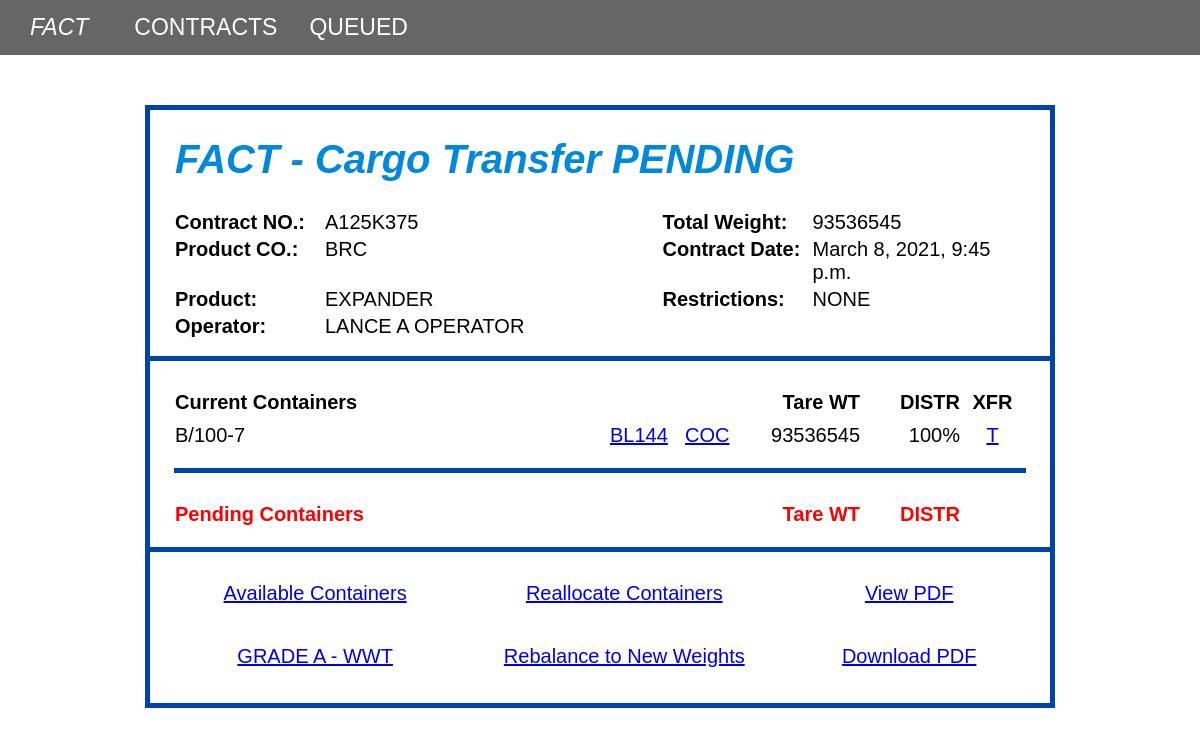
The page /contract/2/pending on the database its author committed.
### contracts/models.py (models this page shows, shortened)
class Contract(models.Model):
    contract_number = models.CharField(max_length=10)
    company_code = models.CharField(max_length=3)
    product = models.CharField(max_length=25)
    operator = models.CharField(max_length=50)
    total_weight = models.PositiveIntegerField()
    contract_date = models.DateTimeField(default=timezone.now)
    restrictions = models.CharField(max_length=20)
    curr_containers = models.JSONField()
    pend_containers = models.JSONField(null=True, blank=True)
    contract_date_updated_at = models.DateTimeField(auto_now=True)

### pages/views.py (the view)
# urls.py: path("contract/<int:pk>/pending", ContractPendingDetailView.as_view(), name="pending"),
class ContractPendingDetailView(DetailView):
    model = Contract
    template_name = 'pending.html'

### templates/pending.html (shortened to what this page needs)
{% extends 'base.html' %}
{% block content %}
<div id="__pending">
  <h1 id="title">FACT - Cargo Transfer PENDING</h1>
  <section id="contract-info">
    <div class="info-field">
      <p><b>Contract NO.:</b></p>
      <p>{{ contract.contract_number }}</p>
    </div>
    <div class="info-field">
      <p><b>Total Weight:</b></p>
      <p>{{ contract.total_weight }}</p>
    </div>
    <div class="info-field">
      <p><b>Product CO.:</b></p>
      <p>{{ contract.company_code }}</p>
    </div>
    <div class="info-field">
      <p><b>Contract Date:</b></p>
      <p>{{ contract.contract_date }}</p>
    </div>
    <div class="info-field">
      <p><b>Product:</b></p>
      <p>{{ contract.product }}</p>
    </div>
    <div class="info-field">
      <p><b>Restrictions:</b></p>
      <p>{{contract.restrictions}}</p>
    </div>
    <div class="info-field">
      <p><b>Operator:</b></p>
      <p>{{ contract.operator }}</p>
    </div>
  </section>
  <div class="border-line"></div>
<section id="current-containers">
  <div id="current-containers-parts">
    <div class="container-headers">
      <p><b>Current Containers</b></p>
      <p></p>
      <p></p>
      <p class="align-end"><b>Tare WT</b></p>
      <p class="align-end"><b>DISTR</b></p>
      <p class="align-center"><b>XFR</b></p>
    </div>
    {% for container in contract.curr_containers %}
    <div class="container-info">
      <p>{{ container.container }}</p>
      <p><a href="#">BL144</a></p>
      <p><a href="#">COC</a></p>
      <p class="align-end">{{ container.weight }}</p>
      <p class="align-end">100%</p>
      <p class="align-center">
        <a
          href="{% url 'queue' contract.id container.container|urlencode:"" %}"
          >T</a
        >
      </p>
    </div>
    {% endfor %}
</div>
<div class="border-line"></div>
</section>
      <section id="pending-containers" class="text-red">
        <div id="pending-containers-parts">
          <div class="container-headers">
            <p><b>Pending Containers</b></p>
            <p></p>
            <p></p>
            <p class="align-end"><b>Tare WT</b></p>
            <p class="align-end"><b>DISTR</b></p>
          </div>
      </div>
    </section>
<div class="border-line"></div>
  <section id="hyperlinks">
    <p class="align-center"><a href="{% url 'containers' %}">Available Containers</a></p>
    <p class="align-center"><a href="#">Reallocate Containers</a></p>
    <p class="align-center"><a href="{% url 'pdf_view' contract.id %}">View PDF</a></p>
    <p class="align-center"><a href="{% url 'grade_a'  %}">GRADE A - WWT</a></p>
    <p class="align-center"><a href="#">Rebalance to New Weights</a></p>
    <p class="align-center"><a href="{% url 'pdf_download' %}">Download PDF</a></p>
  </section>
</div>
{% endblock content %}

### static/css/base.css (style rules this page uses)
:root { font-family: 'Gill Sans', 'Gill Sans MT', Calibri, 'Trebuchet MS', sans-serif; font-size: 20px; }
body { margin: 0px; }
#__pending { margin: 50px auto; border: 5px solid #0044AA; width: 75%; }
#__pending section { padding: 0px 25px; }
#__pending .align-center { text-align: center; }
#__pending .align-end { text-align: end; }
#__pending .text-red { color: red; }
#__pending .border-line { height: 1px; border-bottom: 5px solid #0044AA; margin-bottom: 10px; margin-left: -1px; width: calc(100% + 2px); }
#__pending #title { padding: 0px 25px; color: #0088DD; font-style: italic; }
#__pending #contract-info { display: grid; grid-template-columns: auto auto; gap: 0px 125px; margin-bottom: 15px; }
#__pending #contract-info p { width: 200px; }
#__pending .info-field { display: grid; grid-template-columns: 150px 100px; margin: -18px 0px; }
#__pending #current-containers { margin-bottom: 10px; }
#__pending .container-headers { display: grid; grid-template-columns: auto 75px 75px 100px 100px 65px; }
#__pending .container-info { margin: -30px 0px 0px; display: grid; grid-template-columns: auto 75px 75px 100px 100px 65px; }
#__pending #hyperlinks { display: grid; grid-template-columns: auto auto auto; gap: 0px 0px; margin-bottom: 15px; }
@media (min-width: 1200px) { #__pending { margin: 50px auto; width: 900px; } }

### rows shown on the page
Contract: contract_number "A125K375", total_weight "93536545", company_code "BRC", contract_date "March 8, 2021, 9:45 p.m.", product "EXPANDER", restrictions "NONE", operator "LANCE A OPERATOR"

### other values the page prints
{{ container.container }} "B/100-7"
{{ container.weight }} "93536545"
